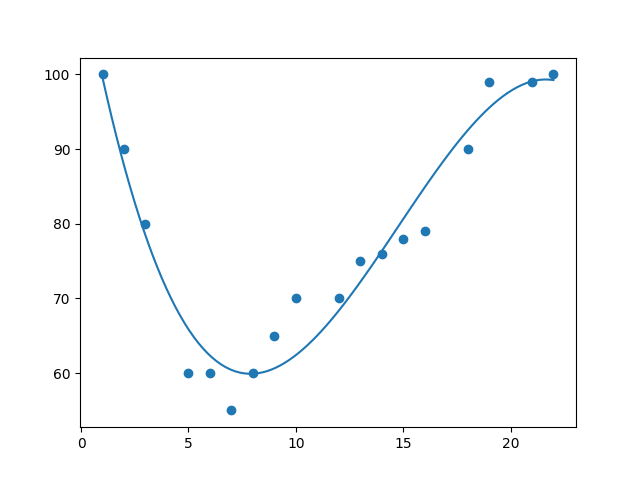

Write Python code to recreate this figure.
#sample of polynomial regression
from sklearn.preprocessing import PolynomialFeatures
from sklearn.linear_model import LinearRegression
from sklearn.model_selection import train_test_split
import numpy as np
import matplotlib.pyplot as plt

def main():
    x = np.array([1,2,3,5,6,7,8,9,10,12,13,14,15,16,18,19,21,22]).reshape(-1, 1)
    y = np.array([100,90,80,60,60,55,60,65,70,70,75,76,78,79,90,99,99,100])

    #Split the data
    X_train, X_test, y_train, y_test = train_test_split(x, y, test_size=0.2, random_state=0)

    #initialize a polynomial to transform the X
    initialization_poly = PolynomialFeatures(degree=3, include_bias=False)

    #fit and transform the train set into polynomial before fitting into the model
    X_train_poly = initialization_poly.fit_transform(X_train)

    #Create a model
    model = LinearRegression().fit(X_train_poly, y_train)

    #Fit and transform also the test set before the prediction
    X_test_poly = initialization_poly.fit_transform(X_test)
    Y_prediction = model.predict(X_test_poly)

    '''
    sample = np.array([25, 23, 25, 27, 19]).reshape(-1, 1)
    sample_poly = initialization_poly.fit_transform(sample)
    print(model.predict(sample_poly))'''

    #to see the accuracy and error of the test set and the prediction
    accuracy = {
        'prediction: ':Y_prediction,
        'y_test: ': y_test,
        'error': abs(Y_prediction - y_test)
    }

    print(accuracy)

    #To plot the Polynomial Regression we must have a X_plot
    x_plot = np.linspace(min(x), max(x), max(y)).reshape(-1, 1)
    #fit and transform the X_plot
    x_plot_poly = initialization_poly.fit_transform(x_plot)
    #Predict it to form a line
    y_plot = model.predict(x_plot_poly)

    plt.scatter(X_train, y_train, color='blue', label='training set')
    plt.scatter(X_test, y_test, color='violet', label='Test set')
    plt.plot(x_plot, y_plot, color='red',linewidth=2 ,label='Polynomial Regression (degree of 3)')
    plt.legend()
    plt.savefig('Polynomial_regression2.png')
    plt.show()

def main2():
    x = [1,2,3,5,6,7,8,9,10,12,13,14,15,16,18,19,21,22]
    y = [100,90,80,60,60,55,60,65,70,70,75,76,78,79,90,99,99,100]

    mymodel = np.polyfit(x, y, 3)
    model = np.poly1d(mymodel)

    myline = np.linspace(1, 22, 100)
    print(model(1)) #predict a data in x or my choice

    plt.scatter(x, y)
    plt.plot(myline, model(myline))
    plt.savefig('Polynomial_regression.png')
    plt.show()


if __name__ == '__main__':
    main()
    #main2()

